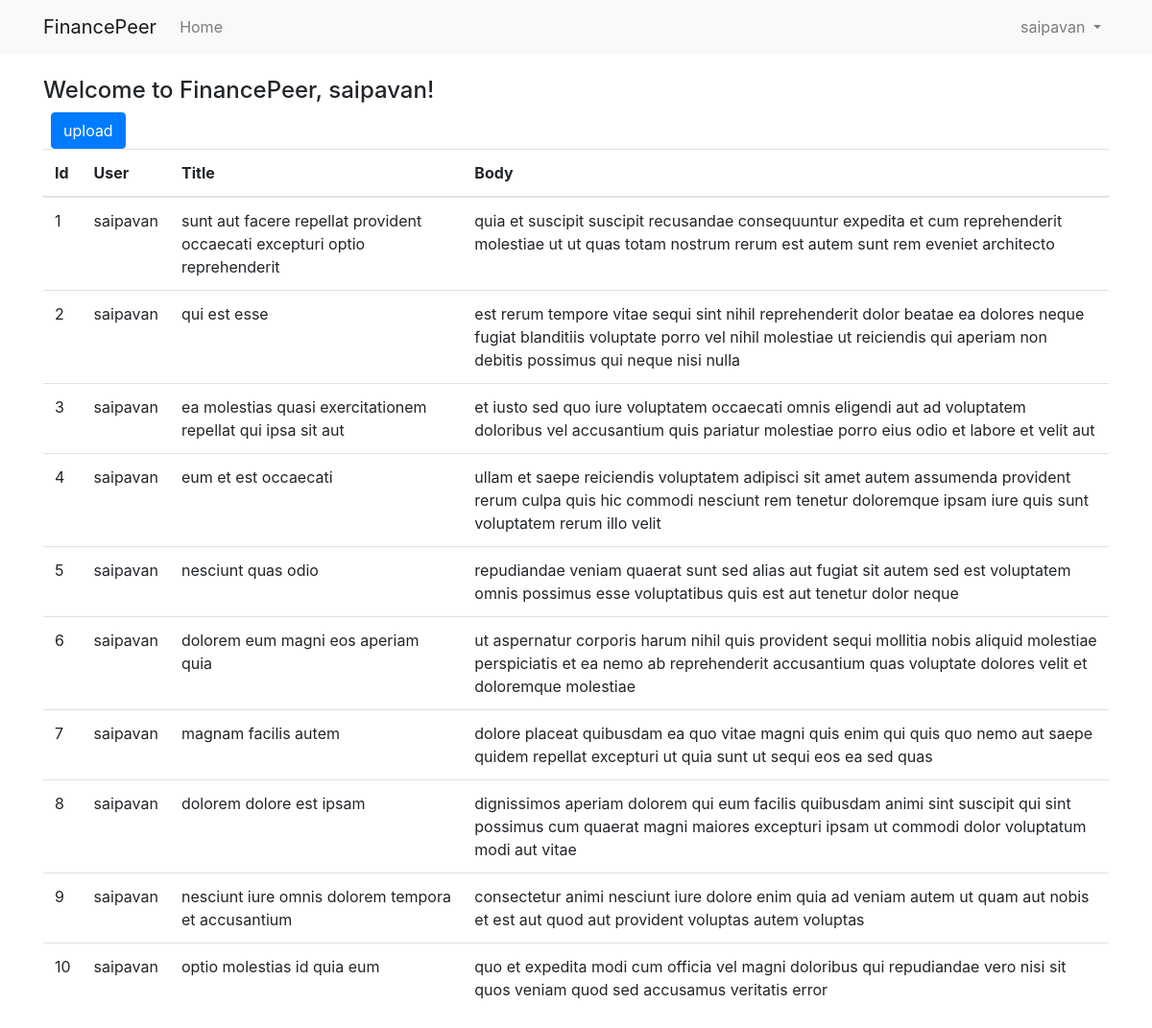
The app's page / (signed in) with its own data.
### file_upload/models.py (models this page shows)
class JsonData(models.Model):
    user = models.ForeignKey(User, on_delete=models.CASCADE, verbose_name="userId")
    title = models.CharField(max_length=100)
    body = models.TextField()
    class Meta:
        db_table = "uploaded_data"

### file_upload/views.py (the view)
# urls.py: path("", home, name="home"),
def home(request):
    json_data = JsonData.objects.filter(user=request.user.id)
    return render(request, "home.html", context={"json_data": json_data})

### django_file_upload/templates/home.html
{% extends 'base.html' %}
{% block content %}
  <h4>Welcome to FinancePeer, {% if user.is_authenticated %}{{ user.username }}{% else %}visitor{% endif %}!</h4>
  {% if user.is_authenticated %}
  <a href="{% url 'upload' %}" class="btn btn-primary ml-2">upload</a>
  {% endif %}
<table class="table">
  <thead>
    <tr>
      <th scope="col">Id</th>
      <th scope="col">User</th>
      <th scope="col">Title</th>
      <th scope="col">Body</th>
    </tr>
  </thead>
  <tbody>
    {% for i in json_data%}
      <tr>
        <td>{{i.id}}</td>
        <td>{{i.user.username}}</td>
        <td>{{i.title}}</td>
        <td>{{i.body}}</td>
      </tr>
    {% endfor %}
  </tbody>
</table>
{% endblock %}

### django_file_upload/templates/base.html (shortened to what this page needs)
<!doctype html>
<html lang="en">
<head>
  <link rel="stylesheet" href="https://stackpath.bootstrapcdn.com/bootstrap/4.1.3/css/bootstrap.min.css">
</head>
<body>
  <nav class="navbar navbar-expand-lg navbar-light bg-light mb-4">
    <div class="container">
      <a class="navbar-brand" href="{% url 'home' %}">FinancePeer</a>
      <div class="collapse navbar-collapse" id="navbarSupportedContent">
        <ul class="navbar-nav mr-auto">
          <li class="nav-item">
            <a class="nav-link" href="{% url 'home' %}">Home</a>
          </li>
        </ul>
        {% if user.is_authenticated %}
          <ul class="navbar-nav">
            <li class="nav-item dropdown">
              <a class="nav-link dropdown-toggle" href="#" id="navbarDropdown" role="button" data-toggle="dropdown" aria-haspopup="true" aria-expanded="false">
                {{ user.username }}
              </a>
            </li>
          </ul>
        {% else %}
          <form class="form-inline my-2 my-lg-0">
            <a href="{% url 'login' %}" class="btn btn-outline-secondary">Log in</a>
            <a href="{% url 'signup' %}" class="btn btn-primary ml-2">Sign up</a>
          </form>
        {% endif %}
      </div>
    </div>
  </nav>
  <div class="container">
    {% block content %}
    {% endblock %}
  </div>
</body>
</html>

### records on screen
JsonData: id "1", user.username "saipavan", title "sunt aut facere repellat provident occaecati excepturi optio reprehenderit", body "quia et suscipit suscipit recusandae consequuntur expedita et cum reprehenderit molestiae ut ut quas totam nostrum rerum est autem sunt rem eveniet architecto"
JsonData: id "2", user.username "saipavan", title "qui est esse", body "est rerum tempore vitae sequi sint nihil reprehenderit dolor beatae ea dolores neque fugiat blanditiis voluptate porro vel nihil molestiae ut reiciendis qui aperiam non debitis possimus qui neque nisi nulla"
JsonData: id "3", user.username "saipavan", title "ea molestias quasi exercitationem repellat qui ipsa sit aut", body "et iusto sed quo iure voluptatem occaecati omnis eligendi aut ad voluptatem doloribus vel accusantium quis pariatur molestiae porro eius odio et labore et velit aut"
JsonData: id "4", user.username "saipavan", title "eum et est occaecati", body "ullam et saepe reiciendis voluptatem adipisci sit amet autem assumenda provident rerum culpa quis hic commodi nesciunt rem tenetur doloremque ipsam iure quis sunt voluptatem rerum illo velit"
JsonData: id "5", user.username "saipavan", title "nesciunt quas odio", body "repudiandae veniam quaerat sunt sed alias aut fugiat sit autem sed est voluptatem omnis possimus esse voluptatibus quis est aut tenetur dolor neque"
JsonData: id "6", user.username "saipavan", title "dolorem eum magni eos aperiam quia", body "ut aspernatur corporis harum nihil quis provident sequi mollitia nobis aliquid molestiae perspiciatis et ea nemo ab reprehenderit accusantium quas voluptate dolores velit et doloremque molestiae"
JsonData: id "7", user.username "saipavan", title "magnam facilis autem", body "dolore placeat quibusdam ea quo vitae magni quis enim qui quis quo nemo aut saepe quidem repellat excepturi ut quia sunt ut sequi eos ea sed quas"
JsonData: id "8", user.username "saipavan", title "dolorem dolore est ipsam", body "dignissimos aperiam dolorem qui eum facilis quibusdam animi sint suscipit qui sint possimus cum quaerat magni maiores excepturi ipsam ut commodi dolor voluptatum modi aut vitae"
JsonData: id "9", user.username "saipavan", title "nesciunt iure omnis dolorem tempora et accusantium", body "consectetur animi nesciunt iure dolore enim quia ad veniam autem ut quam aut nobis et est aut quod aut provident voluptas autem voluptas"
JsonData: id "10", user.username "saipavan", title "optio molestias id quia eum", body "quo et expedita modi cum officia vel magni doloribus qui repudiandae vero nisi sit quos veniam quod sed accusamus veritatis error"

### other values on screen
{{ user.username }} "saipavan"
